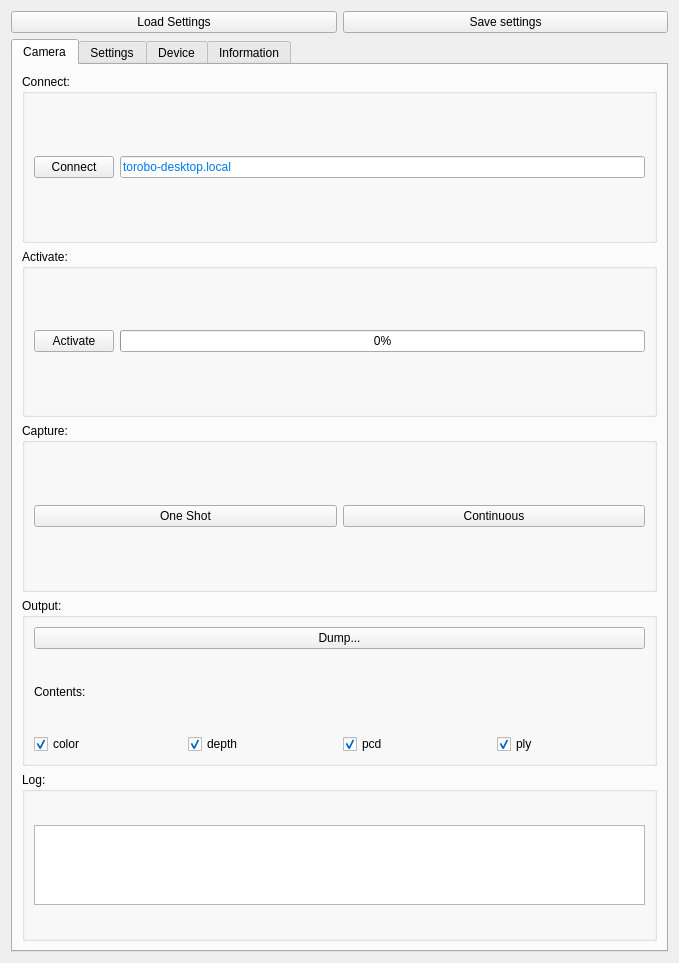
<?xml version="1.0" encoding="UTF-8"?>
<ui version="4.0">
 <class>objMainWidget</class>
 <widget class="QWidget" name="objMainWidget">
  <property name="geometry">
   <rect>
    <x>0</x>
    <y>0</y>
    <width>679</width>
    <height>963</height>
   </rect>
  </property>
  <property name="sizePolicy">
   <sizepolicy hsizetype="Expanding" vsizetype="Expanding">
    <horstretch>0</horstretch>
    <verstretch>0</verstretch>
   </sizepolicy>
  </property>
  <property name="windowTitle">
   <string>toroboeye_operator</string>
  </property>
  <layout class="QGridLayout" name="gridLayout">
   <item row="2" column="1" colspan="2">
    <widget class="QTabWidget" name="objTabWidget">
     <property name="minimumSize">
      <size>
       <width>400</width>
       <height>0</height>
      </size>
     </property>
     <property name="palette">
      <palette>
       <active>
        <colorrole role="Text">
         <brush brushstyle="SolidPattern">
          <color alpha="255">
           <red>0</red>
           <green>120</green>
           <blue>240</blue>
          </color>
         </brush>
        </colorrole>
       </active>
       <inactive>
        <colorrole role="Text">
         <brush brushstyle="SolidPattern">
          <color alpha="255">
           <red>0</red>
           <green>120</green>
           <blue>240</blue>
          </color>
         </brush>
        </colorrole>
       </inactive>
       <disabled>
        <colorrole role="Text">
         <brush brushstyle="SolidPattern">
          <color alpha="255">
           <red>190</red>
           <green>190</green>
           <blue>190</blue>
          </color>
         </brush>
        </colorrole>
       </disabled>
      </palette>
     </property>
     <property name="currentIndex">
      <number>0</number>
     </property>
     <widget class="QWidget" name="objBaseTab">
      <attribute name="title">
       <string>Camera</string>
      </attribute>
      <layout class="QVBoxLayout" name="verticalLayout_6">
       <item>
        <widget class="QGroupBox" name="objControllerSystemControlGroupBox">
         <property name="title">
          <string>Connect:</string>
         </property>
         <layout class="QHBoxLayout" name="horizontalLayout_2">
          <item>
           <widget class="QPushButton" name="objPushButton_Connect">
            <property name="minimumSize">
             <size>
              <width>0</width>
              <height>0</height>
             </size>
            </property>
            <property name="text">
             <string>Connect</string>
            </property>
            <property name="checkable">
             <bool>true</bool>
            </property>
           </widget>
          </item>
          <item>
           <widget class="QLineEdit" name="objLineEdit_IpAddress">
            <property name="font">
             <font>
              <kerning>true</kerning>
             </font>
            </property>
            <property name="text">
             <string>torobo-desktop.local</string>
            </property>
           </widget>
          </item>
         </layout>
        </widget>
       </item>
       <item>
        <widget class="QGroupBox" name="objActivationGroupBox">
         <property name="font">
          <font>
           <weight>50</weight>
           <bold>false</bold>
          </font>
         </property>
         <property name="title">
          <string>Activate:</string>
         </property>
         <layout class="QGridLayout" name="gridLayout_4">
          <item row="0" column="0">
           <widget class="QPushButton" name="objPushButton_Activate">
            <property name="minimumSize">
             <size>
              <width>0</width>
              <height>0</height>
             </size>
            </property>
            <property name="text">
             <string>Activate</string>
            </property>
            <property name="checkable">
             <bool>true</bool>
            </property>
           </widget>
          </item>
          <item row="0" column="1">
           <widget class="QProgressBar" name="objProgressBar_Activate">
            <property name="palette">
             <palette>
              <active>
               <colorrole role="Text">
                <brush brushstyle="SolidPattern">
                 <color alpha="255">
                  <red>0</red>
                  <green>0</green>
                  <blue>0</blue>
                 </color>
                </brush>
               </colorrole>
              </active>
              <inactive>
               <colorrole role="Text">
                <brush brushstyle="SolidPattern">
                 <color alpha="255">
                  <red>0</red>
                  <green>0</green>
                  <blue>0</blue>
                 </color>
                </brush>
               </colorrole>
              </inactive>
              <disabled>
               <colorrole role="Text">
                <brush brushstyle="SolidPattern">
                 <color alpha="255">
                  <red>190</red>
                  <green>190</green>
                  <blue>190</blue>
                 </color>
                </brush>
               </colorrole>
              </disabled>
             </palette>
            </property>
            <property name="value">
             <number>0</number>
            </property>
           </widget>
          </item>
         </layout>
        </widget>
       </item>
       <item>
        <widget class="QGroupBox" name="objMeasurementGroupBox">
         <property name="title">
          <string>Capture:</string>
         </property>
         <layout class="QGridLayout" name="gridLayout_5">
          <item row="0" column="0">
           <widget class="QPushButton" name="objPushButton_CaptureOneShot">
            <property name="text">
             <string>One Shot</string>
            </property>
           </widget>
          </item>
          <item row="0" column="1">
           <widget class="QPushButton" name="objPushButton_CaptureContinuous">
            <property name="text">
             <string>Continuous</string>
            </property>
            <property name="checkable">
             <bool>true</bool>
            </property>
           </widget>
          </item>
         </layout>
        </widget>
       </item>
       <item>
        <widget class="QGroupBox" name="groupBox_7">
         <property name="title">
          <string>Output:</string>
         </property>
         <layout class="QGridLayout" name="gridLayout_33">
          <item row="1" column="0" colspan="4">
           <widget class="QPushButton" name="objPushButton_Dump">
            <property name="minimumSize">
             <size>
              <width>0</width>
              <height>0</height>
             </size>
            </property>
            <property name="text">
             <string>Dump...</string>
            </property>
           </widget>
          </item>
          <item row="3" column="0">
           <widget class="QCheckBox" name="checkBox_DumpColor">
            <property name="text">
             <string>color</string>
            </property>
            <property name="checked">
             <bool>true</bool>
            </property>
           </widget>
          </item>
          <item row="3" column="3">
           <widget class="QCheckBox" name="checkBox_DumpPly">
            <property name="text">
             <string>ply</string>
            </property>
            <property name="checked">
             <bool>true</bool>
            </property>
           </widget>
          </item>
          <item row="2" column="0">
           <widget class="QLabel" name="label_12">
            <property name="text">
             <string>Contents:</string>
            </property>
            <property name="alignment">
             <set>Qt::AlignLeading|Qt::AlignLeft|Qt::AlignVCenter</set>
            </property>
           </widget>
          </item>
          <item row="3" column="2">
           <widget class="QCheckBox" name="checkBox_DumpPcd">
            <property name="text">
             <string>pcd</string>
            </property>
            <property name="checked">
             <bool>true</bool>
            </property>
           </widget>
          </item>
          <item row="3" column="1">
           <widget class="QCheckBox" name="checkBox_DumpDepth">
            <property name="text">
             <string>depth</string>
            </property>
            <property name="checked">
             <bool>true</bool>
            </property>
           </widget>
          </item>
         </layout>
        </widget>
       </item>
       <item>
        <widget class="QGroupBox" name="groupBox_10">
         <property name="sizePolicy">
          <sizepolicy hsizetype="Preferred" vsizetype="Minimum">
           <horstretch>0</horstretch>
           <verstretch>0</verstretch>
          </sizepolicy>
         </property>
         <property name="title">
          <string>Log:</string>
         </property>
         <layout class="QGridLayout" name="gridLayout_34">
          <item row="0" column="0">
           <widget class="QPlainTextEdit" name="objPlainTextEdit_Log">
            <property name="sizePolicy">
             <sizepolicy hsizetype="Preferred" vsizetype="Minimum">
              <horstretch>0</horstretch>
              <verstretch>0</verstretch>
             </sizepolicy>
            </property>
            <property name="minimumSize">
             <size>
              <width>0</width>
              <height>80</height>
             </size>
            </property>
            <property name="maximumSize">
             <size>
              <width>16777215</width>
              <height>80</height>
             </size>
            </property>
            <property name="documentTitle">
             <string/>
            </property>
            <property name="readOnly">
             <bool>true</bool>
            </property>
            <property name="overwriteMode">
             <bool>true</bool>
            </property>
           </widget>
          </item>
         </layout>
        </widget>
       </item>
      </layout>
     </widget>
     <widget class="QWidget" name="objAdvancedTab1">
      <attribute name="title">
       <string>Settings</string>
      </attribute>
      <layout class="QVBoxLayout" name="verticalLayout_2">
       <item>
        <widget class="QGroupBox" name="objMeasurementMethodGroupBox">
         <property name="title">
          <string>Depth:</string>
         </property>
         <layout class="QGridLayout" name="gridLayout_3">
          <item row="0" column="0">
           <widget class="QLabel" name="label">
            <property name="minimumSize">
             <size>
              <width>120</width>
              <height>0</height>
             </size>
            </property>
            <property name="text">
             <string>Illuminant color:</string>
            </property>
           </widget>
          </item>
          <item row="0" column="2" colspan="2">
           <widget class="QComboBox" name="objComboBox_Depth_IlluminantColor">
            <item>
             <property name="text">
              <string>RED</string>
             </property>
            </item>
            <item>
             <property name="text">
              <string>GREEN</string>
             </property>
            </item>
            <item>
             <property name="text">
              <string>BLUE</string>
             </property>
            </item>
            <item>
             <property name="text">
              <string>WHITE</string>
             </property>
            </item>
           </widget>
          </item>
          <item row="1" column="0">
           <widget class="QLabel" name="label_3">
            <property name="minimumSize">
             <size>
              <width>120</width>
              <height>0</height>
             </size>
            </property>
            <property name="text">
             <string>Coding pattern:</string>
            </property>
           </widget>
          </item>
          <item row="1" column="2" colspan="2">
           <widget class="QComboBox" name="objComboBox_Depth_CodingPattern">
            <item>
             <property name="text">
              <string>GRAYCODE_BASE</string>
             </property>
            </item>
            <item>
             <property name="text">
              <string>PHASESHIFT_BASE</string>
             </property>
            </item>
           </widget>
          </item>
          <item row="2" column="0">
           <widget class="QLabel" name="objAccuracyLevelLabel">
            <property name="minimumSize">
             <size>
              <width>120</width>
              <height>0</height>
             </size>
            </property>
            <property name="text">
             <string>Accuracy:</string>
            </property>
           </widget>
          </item>
          <item row="2" column="2">
           <widget class="QSlider" name="objSlider_Depth_Accuracy">
            <property name="minimum">
             <number>1</number>
            </property>
            <property name="maximum">
             <number>6</number>
            </property>
            <property name="value">
             <number>2</number>
            </property>
            <property name="orientation">
             <enum>Qt::Horizontal</enum>
            </property>
            <property name="tickPosition">
             <enum>QSlider::TicksBelow</enum>
            </property>
           </widget>
          </item>
          <item row="2" column="3">
           <widget class="QLabel" name="objLabel_Depth_Accuracy">
            <property name="text">
             <string>2</string>
            </property>
           </widget>
          </item>
          <item row="3" column="0">
           <widget class="QLabel" name="objPeriodLevelLabel">
            <property name="minimumSize">
             <size>
              <width>120</width>
              <height>0</height>
             </size>
            </property>
            <property name="text">
             <string>Exposure time:</string>
            </property>
           </widget>
          </item>
          <item row="5" column="2">
           <layout class="QHBoxLayout" name="horizontalLayout_3">
            <item>
             <widget class="QLabel" name="objLabel_Depth_MultiExposureTime_AmplitudeThreshold_2">
              <property name="text">
               <string>Adequate score:</string>
              </property>
             </widget>
            </item>
            <item>
             <widget class="QSpinBox" name="objSpinBox_Depth_Adequate_Score">
              <property name="maximum">
               <number>255</number>
              </property>
              <property name="value">
               <number>40</number>
              </property>
             </widget>
            </item>
           </layout>
          </item>
          <item row="3" column="2">
           <layout class="QGridLayout" name="gridLayout_36">
            <item row="1" column="1">
             <widget class="QLabel" name="label_exposure_time_1">
              <property name="sizePolicy">
               <sizepolicy hsizetype="Preferred" vsizetype="Fixed">
                <horstretch>0</horstretch>
                <verstretch>0</verstretch>
               </sizepolicy>
              </property>
              <property name="text">
               <string>1</string>
              </property>
              <property name="alignment">
               <set>Qt::AlignCenter</set>
              </property>
             </widget>
            </item>
            <item row="0" column="4">
             <widget class="QCheckBox" name="objCheckBox_Depth_ExposureTime_4">
              <property name="sizePolicy">
               <sizepolicy hsizetype="Fixed" vsizetype="Fixed">
                <horstretch>0</horstretch>
                <verstretch>0</verstretch>
               </sizepolicy>
              </property>
              <property name="text">
               <string/>
              </property>
             </widget>
            </item>
            <item row="0" column="6">
             <widget class="QCheckBox" name="objCheckBox_Depth_ExposureTime_6">
              <property name="sizePolicy">
               <sizepolicy hsizetype="Fixed" vsizetype="Fixed">
                <horstretch>0</horstretch>
                <verstretch>0</verstretch>
               </sizepolicy>
              </property>
              <property name="text">
               <string/>
              </property>
             </widget>
            </item>
            <item row="0" column="5">
             <widget class="QCheckBox" name="objCheckBox_Depth_ExposureTime_5">
              <property name="sizePolicy">
               <sizepolicy hsizetype="Fixed" vsizetype="Fixed">
                <horstretch>0</horstretch>
                <verstretch>0</verstretch>
               </sizepolicy>
              </property>
              <property name="text">
               <string/>
              </property>
             </widget>
            </item>
            <item row="0" column="7">
             <widget class="QCheckBox" name="objCheckBox_Depth_ExposureTime_7">
              <property name="sizePolicy">
               <sizepolicy hsizetype="Fixed" vsizetype="Fixed">
                <horstretch>0</horstretch>
                <verstretch>0</verstretch>
               </sizepolicy>
              </property>
              <property name="text">
               <string/>
              </property>
             </widget>
            </item>
            <item row="0" column="1">
             <widget class="QCheckBox" name="objCheckBox_Depth_ExposureTime_1">
              <property name="sizePolicy">
               <sizepolicy hsizetype="Fixed" vsizetype="Fixed">
                <horstretch>0</horstretch>
                <verstretch>0</verstretch>
               </sizepolicy>
              </property>
              <property name="layoutDirection">
               <enum>Qt::LeftToRight</enum>
              </property>
              <property name="text">
               <string/>
              </property>
              <property name="checked">
               <bool>true</bool>
              </property>
             </widget>
            </item>
            <item row="0" column="3">
             <widget class="QCheckBox" name="objCheckBox_Depth_ExposureTime_3">
              <property name="sizePolicy">
               <sizepolicy hsizetype="Fixed" vsizetype="Fixed">
                <horstretch>0</horstretch>
                <verstretch>0</verstretch>
               </sizepolicy>
              </property>
              <property name="text">
               <string/>
              </property>
             </widget>
            </item>
            <item row="0" column="2">
             <widget class="QCheckBox" name="objCheckBox_Depth_ExposureTime_2">
              <property name="sizePolicy">
               <sizepolicy hsizetype="Fixed" vsizetype="Fixed">
                <horstretch>0</horstretch>
                <verstretch>0</verstretch>
               </sizepolicy>
              </property>
              <property name="text">
               <string/>
              </property>
             </widget>
            </item>
            <item row="1" column="7">
             <widget class="QLabel" name="label_exposure_time_7">
              <property name="sizePolicy">
               <sizepolicy hsizetype="Preferred" vsizetype="Fixed">
                <horstretch>0</horstretch>
                <verstretch>0</verstretch>
               </sizepolicy>
              </property>
              <property name="text">
               <string>7</string>
              </property>
              <property name="alignment">
               <set>Qt::AlignCenter</set>
              </property>
             </widget>
            </item>
            <item row="1" column="2">
             <widget class="QLabel" name="label_exposure_time_2">
              <property name="sizePolicy">
               <sizepolicy hsizetype="Preferred" vsizetype="Fixed">
                <horstretch>0</horstretch>
                <verstretch>0</verstretch>
               </sizepolicy>
              </property>
              <property name="text">
               <string>2</string>
              </property>
              <property name="alignment">
               <set>Qt::AlignCenter</set>
              </property>
             </widget>
            </item>
            <item row="1" column="3">
             <widget class="QLabel" name="label_exposure_time_3">
              <property name="sizePolicy">
               <sizepolicy hsizetype="Preferred" vsizetype="Fixed">
                <horstretch>0</horstretch>
                <verstretch>0</verstretch>
               </sizepolicy>
              </property>
              <property name="text">
               <string>3</string>
              </property>
              <property name="alignment">
               <set>Qt::AlignCenter</set>
              </property>
             </widget>
            </item>
            <item row="1" column="4">
             <widget class="QLabel" name="label_exposure_time_4">
              <property name="sizePolicy">
               <sizepolicy hsizetype="Preferred" vsizetype="Fixed">
                <horstretch>0</horstretch>
                <verstretch>0</verstretch>
               </sizepolicy>
              </property>
              <property name="text">
               <string>4</string>
              </property>
              <property name="alignment">
               <set>Qt::AlignCenter</set>
              </property>
             </widget>
            </item>
            <item row="1" column="5">
             <widget class="QLabel" name="label_exposure_time_5">
              <property name="sizePolicy">
               <sizepolicy hsizetype="Preferred" vsizetype="Fixed">
                <horstretch>0</horstretch>
                <verstretch>0</verstretch>
               </sizepolicy>
              </property>
              <property name="text">
               <string>5</string>
              </property>
              <property name="alignment">
               <set>Qt::AlignCenter</set>
              </property>
             </widget>
            </item>
            <item row="1" column="6">
             <widget class="QLabel" name="label_exposure_time_6">
              <property name="sizePolicy">
               <sizepolicy hsizetype="Preferred" vsizetype="Fixed">
                <horstretch>0</horstretch>
                <verstretch>0</verstretch>
               </sizepolicy>
              </property>
              <property name="text">
               <string>6</string>
              </property>
              <property name="alignment">
               <set>Qt::AlignCenter</set>
              </property>
             </widget>
            </item>
           </layout>
          </item>
         </layout>
        </widget>
       </item>
       <item>
        <widget class="QGroupBox" name="objPowerLevelGroupBox_2">
         <property name="title">
          <string>Color:</string>
         </property>
         <layout class="QGridLayout" name="gridLayout_9">
          <item row="0" column="2">
           <widget class="QLabel" name="objLabel_Color_StrobeIntensity">
            <property name="text">
             <string>4</string>
            </property>
           </widget>
          </item>
          <item row="1" column="0">
           <widget class="QLabel" name="label_2">
            <property name="minimumSize">
             <size>
              <width>120</width>
              <height>0</height>
             </size>
            </property>
            <property name="text">
             <string>Exposure time:</string>
            </property>
           </widget>
          </item>
          <item row="0" column="0">
           <widget class="QLabel" name="objPowerLevelLabel_2">
            <property name="sizePolicy">
             <sizepolicy hsizetype="Preferred" vsizetype="Preferred">
              <horstretch>0</horstretch>
              <verstretch>0</verstretch>
             </sizepolicy>
            </property>
            <property name="minimumSize">
             <size>
              <width>120</width>
              <height>0</height>
             </size>
            </property>
            <property name="text">
             <string>Strobe Intencity:</string>
            </property>
           </widget>
          </item>
          <item row="1" column="1">
           <widget class="QSlider" name="objSlider_Color_ExposureTime">
            <property name="minimum">
             <number>1</number>
            </property>
            <property name="maximum">
             <number>6</number>
            </property>
            <property name="singleStep">
             <number>1</number>
            </property>
            <property name="value">
             <number>1</number>
            </property>
            <property name="orientation">
             <enum>Qt::Horizontal</enum>
            </property>
            <property name="tickPosition">
             <enum>QSlider::TicksBelow</enum>
            </property>
           </widget>
          </item>
          <item row="1" column="2">
           <widget class="QLabel" name="objLabel_Color_ExposureTime">
            <property name="text">
             <string>1</string>
            </property>
           </widget>
          </item>
          <item row="0" column="1">
           <widget class="QSlider" name="objSlider_Color_StrobeIntensity">
            <property name="minimum">
             <number>0</number>
            </property>
            <property name="maximum">
             <number>8</number>
            </property>
            <property name="singleStep">
             <number>1</number>
            </property>
            <property name="value">
             <number>4</number>
            </property>
            <property name="orientation">
             <enum>Qt::Horizontal</enum>
            </property>
            <property name="tickPosition">
             <enum>QSlider::TicksBelow</enum>
            </property>
           </widget>
          </item>
         </layout>
        </widget>
       </item>
       <item>
        <widget class="QPushButton" name="objPushButton_Settings_SetDefault">
         <property name="minimumSize">
          <size>
           <width>350</width>
           <height>0</height>
          </size>
         </property>
         <property name="text">
          <string>Set default</string>
         </property>
        </widget>
       </item>
      </layout>
     </widget>
     <widget class="QWidget" name="tab">
      <attribute name="title">
       <string>Device</string>
      </attribute>
      <layout class="QVBoxLayout" name="verticalLayout">
       <item>
        <widget class="QGroupBox" name="groupBox_2">
         <property name="title">
          <string>Projector:</string>
         </property>
         <layout class="QGridLayout" name="gridLayout_23">
          <item row="0" column="1">
           <widget class="QSlider" name="objSlider_Device_IlluminantPower">
            <property name="minimum">
             <number>1</number>
            </property>
            <property name="maximum">
             <number>8</number>
            </property>
            <property name="singleStep">
             <number>1</number>
            </property>
            <property name="value">
             <number>8</number>
            </property>
            <property name="orientation">
             <enum>Qt::Horizontal</enum>
            </property>
            <property name="tickPosition">
             <enum>QSlider::TicksBelow</enum>
            </property>
           </widget>
          </item>
          <item row="0" column="0">
           <widget class="QLabel" name="label_4">
            <property name="text">
             <string>Illuminant Power:</string>
            </property>
           </widget>
          </item>
          <item row="0" column="2">
           <widget class="QLabel" name="objLabel_Device_IlluminantPower">
            <property name="text">
             <string>8</string>
            </property>
           </widget>
          </item>
         </layout>
        </widget>
       </item>
       <item>
        <widget class="QPushButton" name="objPushButton_Device_SetDefault">
         <property name="minimumSize">
          <size>
           <width>350</width>
           <height>0</height>
          </size>
         </property>
         <property name="text">
          <string>Set default</string>
         </property>
        </widget>
       </item>
      </layout>
     </widget>
     <widget class="QWidget" name="tab_3">
      <attribute name="title">
       <string>Information</string>
      </attribute>
      <layout class="QVBoxLayout" name="verticalLayout_7">
       <item>
        <widget class="QGroupBox" name="groupBox_5">
         <property name="title">
          <string>Device configuration:</string>
         </property>
         <layout class="QGridLayout" name="gridLayout_2">
          <item row="0" column="0">
           <widget class="QLabel" name="label_18">
            <property name="text">
             <string>Camera PN:</string>
            </property>
           </widget>
          </item>
          <item row="0" column="1">
           <widget class="QLineEdit" name="objLineEdit_Info_CameraPN">
            <property name="readOnly">
             <bool>true</bool>
            </property>
           </widget>
          </item>
          <item row="1" column="0">
           <widget class="QLabel" name="label_20">
            <property name="text">
             <string>Camera SN:</string>
            </property>
           </widget>
          </item>
          <item row="1" column="1">
           <widget class="QLineEdit" name="objLineEdit_Info_CameraSN">
            <property name="readOnly">
             <bool>true</bool>
            </property>
           </widget>
          </item>
          <item row="2" column="0">
           <widget class="QLabel" name="label_21">
            <property name="text">
             <string>Controller SN:</string>
            </property>
           </widget>
          </item>
          <item row="2" column="1">
           <widget class="QLineEdit" name="objLineEdit_Info_ControllerSN">
            <property name="readOnly">
             <bool>true</bool>
            </property>
           </widget>
          </item>
          <item row="3" column="0">
           <widget class="QLabel" name="label_34">
            <property name="text">
             <string>Firmware:</string>
            </property>
           </widget>
          </item>
          <item row="3" column="1">
           <widget class="QLineEdit" name="objLineEdit_Info_Firmware">
            <property name="readOnly">
             <bool>true</bool>
            </property>
           </widget>
          </item>
          <item row="4" column="0">
           <widget class="QLabel" name="label_37">
            <property name="text">
             <string>API version:</string>
            </property>
           </widget>
          </item>
          <item row="4" column="1">
           <widget class="QLineEdit" name="objLineEdit_Info_API_Version">
            <property name="readOnly">
             <bool>true</bool>
            </property>
           </widget>
          </item>
         </layout>
        </widget>
       </item>
       <item>
        <widget class="QGroupBox" name="groupBox_13">
         <property name="title">
          <string>Camera Parameters:</string>
         </property>
         <layout class="QGridLayout" name="gridLayout_35">
          <item row="2" column="0">
           <widget class="QLabel" name="label_14">
            <property name="text">
             <string>height:</string>
            </property>
           </widget>
          </item>
          <item row="2" column="1">
           <widget class="QLineEdit" name="objLineEdit_CameraParams_Height">
            <property name="readOnly">
             <bool>true</bool>
            </property>
           </widget>
          </item>
          <item row="3" column="0">
           <widget class="QLabel" name="label_24">
            <property name="text">
             <string>fx:</string>
            </property>
           </widget>
          </item>
          <item row="3" column="1">
           <widget class="QLineEdit" name="objLineEdit_CameraParams_Fx">
            <property name="readOnly">
             <bool>true</bool>
            </property>
           </widget>
          </item>
          <item row="4" column="0">
           <widget class="QLabel" name="label_15">
            <property name="text">
             <string>fy:</string>
            </property>
           </widget>
          </item>
          <item row="4" column="1">
           <widget class="QLineEdit" name="objLineEdit_CameraParams_Fy">
            <property name="readOnly">
             <bool>true</bool>
            </property>
           </widget>
          </item>
          <item row="5" column="0">
           <widget class="QLabel" name="label_16">
            <property name="text">
             <string>cx:</string>
            </property>
           </widget>
          </item>
          <item row="5" column="1">
           <widget class="QLineEdit" name="objLineEdit_CameraParams_Cx">
            <property name="readOnly">
             <bool>true</bool>
            </property>
           </widget>
          </item>
          <item row="6" column="0">
           <widget class="QLabel" name="label_17">
            <property name="text">
             <string>cy:</string>
            </property>
           </widget>
          </item>
          <item row="6" column="1">
           <widget class="QLineEdit" name="objLineEdit_CameraParams_Cy">
            <property name="readOnly">
             <bool>true</bool>
            </property>
           </widget>
          </item>
          <item row="7" column="0">
           <widget class="QLabel" name="label_25">
            <property name="text">
             <string>dist_coeffs:</string>
            </property>
           </widget>
          </item>
          <item row="7" column="1">
           <widget class="QLineEdit" name="objLineEdit_CameraParams_DistCoeffs">
            <property name="readOnly">
             <bool>true</bool>
            </property>
           </widget>
          </item>
          <item row="0" column="0">
           <widget class="QLabel" name="label_38">
            <property name="text">
             <string>width:</string>
            </property>
           </widget>
          </item>
          <item row="0" column="1">
           <widget class="QLineEdit" name="objLineEdit_CameraParams_Width">
            <property name="readOnly">
             <bool>true</bool>
            </property>
           </widget>
          </item>
         </layout>
        </widget>
       </item>
      </layout>
     </widget>
    </widget>
   </item>
   <item row="1" column="1">
    <widget class="QPushButton" name="actionLoadSettings">
     <property name="text">
      <string>Load Settings</string>
     </property>
    </widget>
   </item>
   <item row="1" column="2">
    <widget class="QPushButton" name="actionSaveSettings">
     <property name="text">
      <string>Save settings</string>
     </property>
    </widget>
   </item>
  </layout>
 </widget>
 <tabstops>
  <tabstop>actionLoadSettings</tabstop>
  <tabstop>actionSaveSettings</tabstop>
  <tabstop>objTabWidget</tabstop>
  <tabstop>objPushButton_Connect</tabstop>
  <tabstop>objLineEdit_IpAddress</tabstop>
  <tabstop>objPushButton_Activate</tabstop>
  <tabstop>objPushButton_CaptureOneShot</tabstop>
  <tabstop>objPushButton_CaptureContinuous</tabstop>
  <tabstop>objPushButton_Dump</tabstop>
  <tabstop>checkBox_DumpColor</tabstop>
  <tabstop>checkBox_DumpDepth</tabstop>
  <tabstop>checkBox_DumpPcd</tabstop>
  <tabstop>checkBox_DumpPly</tabstop>
  <tabstop>objPlainTextEdit_Log</tabstop>
  <tabstop>objComboBox_Depth_IlluminantColor</tabstop>
  <tabstop>objComboBox_Depth_CodingPattern</tabstop>
  <tabstop>objSlider_Depth_Accuracy</tabstop>
  <tabstop>objSlider_Color_StrobeIntensity</tabstop>
  <tabstop>objSlider_Color_ExposureTime</tabstop>
  <tabstop>objPushButton_Settings_SetDefault</tabstop>
  <tabstop>objSlider_Device_IlluminantPower</tabstop>
  <tabstop>objPushButton_Device_SetDefault</tabstop>
  <tabstop>objLineEdit_Info_CameraPN</tabstop>
  <tabstop>objLineEdit_Info_CameraSN</tabstop>
  <tabstop>objLineEdit_Info_ControllerSN</tabstop>
  <tabstop>objLineEdit_Info_Firmware</tabstop>
  <tabstop>objLineEdit_Info_API_Version</tabstop>
  <tabstop>objLineEdit_CameraParams_Width</tabstop>
  <tabstop>objLineEdit_CameraParams_Height</tabstop>
  <tabstop>objLineEdit_CameraParams_Fx</tabstop>
  <tabstop>objLineEdit_CameraParams_Fy</tabstop>
  <tabstop>objLineEdit_CameraParams_Cx</tabstop>
  <tabstop>objLineEdit_CameraParams_Cy</tabstop>
  <tabstop>objLineEdit_CameraParams_DistCoeffs</tabstop>
 </tabstops>
 <resources/>
 <connections/>
</ui>
